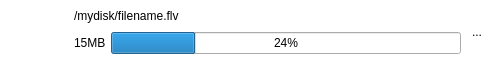
<?xml version="1.0" encoding="UTF-8"?>
<ui version="4.0">
 <class>FileListItem</class>
 <widget class="QWidget" name="FileListItem">
  <property name="geometry">
   <rect>
    <x>0</x>
    <y>0</y>
    <width>493</width>
    <height>64</height>
   </rect>
  </property>
  <property name="sizePolicy">
   <sizepolicy hsizetype="Expanding" vsizetype="Maximum">
    <horstretch>0</horstretch>
    <verstretch>0</verstretch>
   </sizepolicy>
  </property>
  <property name="minimumSize">
   <size>
    <width>0</width>
    <height>64</height>
   </size>
  </property>
  <property name="maximumSize">
   <size>
    <width>16777215</width>
    <height>64</height>
   </size>
  </property>
  <property name="windowTitle">
   <string>Form</string>
  </property>
  <property name="styleSheet">
   <string notr="true">#FileListItem {
	background-color: transparent;
}
#filename, #fileinfo {
	min-height: 20;
	max-height: 20;
}
#icon {
	max-height: 64;
	min-height: 64;
	max-width: 64;
	min-width: 64;
}
#deleteFileButton {
	max-height: 32;
	min-height: 32;
	max-width: 32;
	min-width: 32;
	border: none;
}</string>
  </property>
  <layout class="QHBoxLayout" name="horizontalLayout">
   <property name="spacing">
    <number>0</number>
   </property>
   <property name="sizeConstraint">
    <enum>QLayout::SetMaximumSize</enum>
   </property>
   <property name="leftMargin">
    <number>0</number>
   </property>
   <property name="topMargin">
    <number>0</number>
   </property>
   <property name="rightMargin">
    <number>0</number>
   </property>
   <property name="bottomMargin">
    <number>0</number>
   </property>
   <item>
    <widget class="QLabel" name="icon">
     <property name="sizePolicy">
      <sizepolicy hsizetype="Expanding" vsizetype="Expanding">
       <horstretch>0</horstretch>
       <verstretch>0</verstretch>
      </sizepolicy>
     </property>
     <property name="styleSheet">
      <string notr="true"/>
     </property>
     <property name="text">
      <string/>
     </property>
     <property name="pixmap">
      <pixmap resource="../resource/mainwindow.qrc">:/file.png</pixmap>
     </property>
     <property name="scaledContents">
      <bool>true</bool>
     </property>
    </widget>
   </item>
   <item>
    <widget class="QWidget" name="widget" native="true">
     <property name="sizePolicy">
      <sizepolicy hsizetype="Preferred" vsizetype="Maximum">
       <horstretch>0</horstretch>
       <verstretch>0</verstretch>
      </sizepolicy>
     </property>
     <property name="maximumSize">
      <size>
       <width>16777215</width>
       <height>64</height>
      </size>
     </property>
     <layout class="QVBoxLayout" name="verticalLayout_2">
      <property name="spacing">
       <number>0</number>
      </property>
      <property name="sizeConstraint">
       <enum>QLayout::SetDefaultConstraint</enum>
      </property>
      <property name="leftMargin">
       <number>10</number>
      </property>
      <property name="topMargin">
       <number>1</number>
      </property>
      <property name="rightMargin">
       <number>0</number>
      </property>
      <property name="bottomMargin">
       <number>1</number>
      </property>
      <item>
       <widget class="QLabel" name="filename">
        <property name="sizePolicy">
         <sizepolicy hsizetype="Expanding" vsizetype="Preferred">
          <horstretch>0</horstretch>
          <verstretch>0</verstretch>
         </sizepolicy>
        </property>
        <property name="styleSheet">
         <string notr="true"/>
        </property>
        <property name="text">
         <string>/mydisk/filename.flv</string>
        </property>
        <property name="indent">
         <number>0</number>
        </property>
       </widget>
      </item>
      <item>
       <widget class="QWidget" name="widget" native="true">
        <property name="sizePolicy">
         <sizepolicy hsizetype="Preferred" vsizetype="Maximum">
          <horstretch>0</horstretch>
          <verstretch>0</verstretch>
         </sizepolicy>
        </property>
        <property name="maximumSize">
         <size>
          <width>16777215</width>
          <height>25</height>
         </size>
        </property>
        <layout class="QHBoxLayout" name="horizontalLayout_2">
         <property name="spacing">
          <number>5</number>
         </property>
         <property name="leftMargin">
          <number>0</number>
         </property>
         <property name="topMargin">
          <number>0</number>
         </property>
         <property name="rightMargin">
          <number>0</number>
         </property>
         <property name="bottomMargin">
          <number>0</number>
         </property>
         <item>
          <widget class="QLabel" name="fileinfo">
           <property name="sizePolicy">
            <sizepolicy hsizetype="Minimum" vsizetype="Preferred">
             <horstretch>0</horstretch>
             <verstretch>0</verstretch>
            </sizepolicy>
           </property>
           <property name="text">
            <string>15MB</string>
           </property>
          </widget>
         </item>
         <item>
          <widget class="QProgressBar" name="progress">
           <property name="sizePolicy">
            <sizepolicy hsizetype="Expanding" vsizetype="Fixed">
             <horstretch>0</horstretch>
             <verstretch>0</verstretch>
            </sizepolicy>
           </property>
           <property name="value">
            <number>24</number>
           </property>
          </widget>
         </item>
        </layout>
       </widget>
      </item>
     </layout>
    </widget>
   </item>
   <item>
    <widget class="QToolButton" name="deleteFileButton">
     <property name="sizePolicy">
      <sizepolicy hsizetype="Fixed" vsizetype="Fixed">
       <horstretch>0</horstretch>
       <verstretch>0</verstretch>
      </sizepolicy>
     </property>
     <property name="minimumSize">
      <size>
       <width>32</width>
       <height>32</height>
      </size>
     </property>
     <property name="maximumSize">
      <size>
       <width>32</width>
       <height>32</height>
      </size>
     </property>
     <property name="focusPolicy">
      <enum>Qt::NoFocus</enum>
     </property>
     <property name="text">
      <string>...</string>
     </property>
     <property name="icon">
      <iconset>
       <normalon>:/trash.png</normalon>
      </iconset>
     </property>
     <property name="iconSize">
      <size>
       <width>32</width>
       <height>32</height>
      </size>
     </property>
    </widget>
   </item>
  </layout>
 </widget>
 <resources>
  <include location="../resource/mainwindow.qrc"/>
 </resources>
 <connections/>
</ui>
